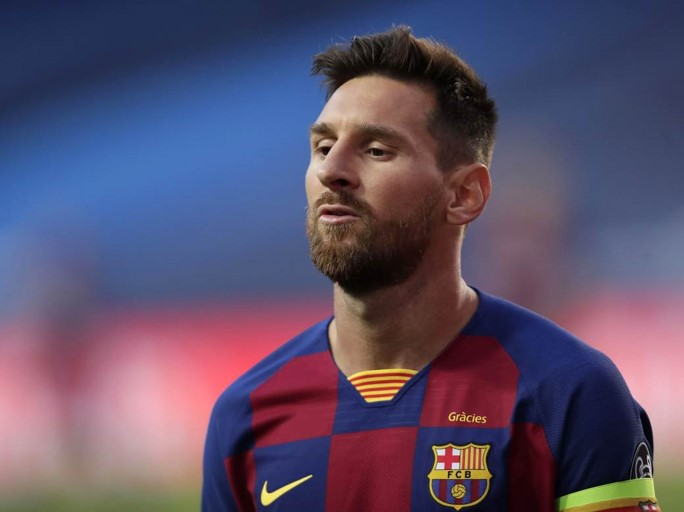
#> input picture src/image1.jpg, 684 x 512 px, found by its file name
$ python task.py
#> lines starting #> are read from the running program, lines starting #| are printed output that depends on the picture
#> further down, img is the input picture: shape (512, 684, 3); mean B, G, R 105.8, 80, 92.3
from __future__ import print_function
import cv2
import matplotlib.pyplot as plt
import numpy as np
import argparse


def CambiarTamaño(image, width=None, height=None, inter=cv2.INTER_AREA):
    # inicializar las dimensiones de la imagen que se cambiará de tamaño y
    # toma el tamaño de la imagen
#> called with width = 1026, height = 768, inter = 3
    dim = None
    (h, w) = image.shape[:2]
#> h = 512; w = 684

    # si tanto el ancho como el alto son None, entonces devuelve la
    # imagen original
    if width is None and height is None:
        return image

    # compruebe si el ancho es None
    if width is None:
        # calcular la relación de la altura y construir las
        # dimensiones
        r = height / float(h)
        dim = (int(w * r), height)

    # de lo contrario, la altura es None
    else:
        # calcular la relación del ancho y construir las
        # dimensiones
        r = width / float(w)
#> r = 1.5
        dim = (width, int(h * r))
#> dim = (1026, 768)

    # cambiar el tamaño de la imagen
    resized = cv2.resize(image, dim, interpolation=inter)

    # devolver la imagen redimensionada
    return resized


def RotarImagen(image, angulo):
    # Obteniendo las imensiones de la imagen
#> called with angulo = 15
    rows, cols, channels = image.shape
#> rows = 512; cols = 684; channels = 3
    # Obtener los aparametros de rotacion
    M = cv2.getRotationMatrix2D((cols/2, rows/2), angulo, 1)
    # rotar la imagen dado el angulo
    rotate = cv2.warpAffine(image, M, (cols, rows))
    # devolver la imagen rotada
    return rotate


def BajarSubirBrillo(image, gamma=1.0):
    # construir una tabla de búsqueda mapeando los valores de píxel [0, 255] a
    # sus valores gamma ajustados
#> called with gamma = 0.4
    invGamma = 1.0 / gamma
    table = np.array([((i / 255.0) ** invGamma) * 255
                      for i in np.arange(0, 256)]).astype("uint8")
    # aplicar la corrección gamma usando la tabla de búsqueda
    return cv2.LUT(image, table)
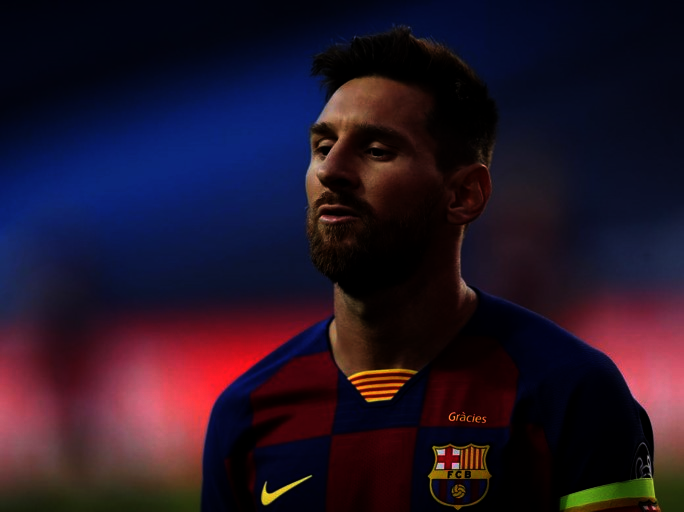
#> returned value: shape (512, 684, 3); mean of channels 0, 1, 2 38.2, 20.7, 35.2; drawn as B, G, R


def match_template(image, template):
    '''Funcion: permite el emparejamiento de plantillas
       para encontrar una plantilla en una imagen mediante
       los metodos de coincidencia disponibles de OpenCV
       Input:
         * image   : imagen de origen
         * template: imagen de plantilla
       Output:
         * area y posicion de coincidencia mas alta
        '''
    # --convertir las imagenes de BGR a RGB
    image = cv2.cvtColor(image, cv2.COLOR_BGR2RGB)
    template = cv2.cvtColor(template, cv2.COLOR_BGR2RGB)

    # -- mostrar las imagenes
    plt.imshow(image)
    plt.imshow(template)
    # --dimensiones de la plantilla
    template.shape
    # --lista con los nombres de diferentes métodos de coincidencia de plantillas.
    methods = ["cv2.TM_CCOEFF", "cv2.TM_CCOEFF_NORMED", "cv2.TM_CCORR",
               "cv2.TM_CCORR_NORMED", "cv2.TM_SQDIFF", "cv2.TM_SQDIFF_NORMED"]

    # --obtener los resultados para cada metodo
    for m in methods:
        #
        img_copy = image.copy()
        method = eval(m)
        # comparamos las imagenes T y I con la funcion cv2.matchTemplate
        # res: es  la matriz resultante
        res = cv2.matchTemplate(img_copy, template, method)
        # recuperamos el valor minimo y maximo(min_val, max_val)
        # recuperacoms sus ubicaciones(min_loc, max_loc)
        min_val, max_val, min_loc, max_loc = cv2.minMaxLoc(res)

        # Si los metodos son cv2.TM_SQDIFF y cv2.TM_SQDIFF_NORMED
        # entonces tendremos que encontrar el valor mas bajo(mejor emparejamiento)
        if method in [cv2.TM_SQDIFF, cv2.TM_SQDIFF_NORMED]:
            top_left = min_loc
        else:
            top_left = max_loc
        print("Loc mejor emparejamiento:", top_left)
        # definicmos los puntos x1, y1 y x2, y2
        # que nos ayudarán a dibujar un rectángulo.
        height, width, channels = template.shape
        bottom_right = (top_left[0]+width, top_left[1]+height)
        # dibujamos el rectangulo con los puntos
        cv2.rectangle(img_copy, top_left, bottom_right, (0, 255, 0), 6)
        # Mostramos resultados
        plt.subplot(121)
        plt.imshow(res)
        plt.title("TEMPLATE MATCHING MAP")
        plt.subplot(122)
        plt.imshow(img_copy)
        plt.title("TEMPLATE DETECTION")
        plt.suptitle(m)
        plt.show()
        print("\n")


# Imagen de Messi
img = cv2.imread("image1.jpg")


# Cambio de tamaño la imagen de Messi
image_cambio_tamaño = CambiarTamaño(
    img, width=1026, height=768, inter=cv2.INTER_AREA)


# Rotamos la imagen de Messi
imagen_rotada = RotarImagen(image=img, angulo=15)


# Cambiamos el brillo
imagen_oscura = BajarSubirBrillo(img, gamma=0.4)

# --------------------------------------------------------------
# leemos el template
template = cv2.imread("template1.jpg")
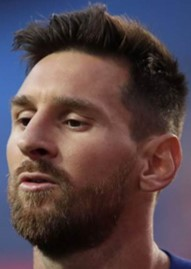
#> input picture src/template1.jpg, 191 x 269 px, found by its file name
#> template is the input picture: shape (269, 191, 3); mean B, G, R 74, 69.9, 87.7

# ------ AQUI PROBAMOS CON EL TAMAÑO ------
match_template(image=image_cambio_tamaño, template=template)
#> the loop in match_template, `for m in methods:` made 6 passes
#> (min_val, max_val, min_loc, top_left, bottom_right) on passes 1 to 4: (-142521456, 135450272, (835, 499), (244, 496), (435, 765)), (-0.326, 0.468, (684, 68), (553, 73), (744, 342)), (600078080, 1.85e+09, (732, 499), (125, 478), (316, 747)), (0.584, 0.863, (788, 499), (3, 338), (194, 607))
#> (min_val, max_val, max_loc, top_left, bottom_right) on passes 5 to 6: (332704480, 1.5e+09, (142, 480), (556, 73), (747, 342)), (0.287, 0.878, (835, 499), (736, 179), (927, 448))
#| Loc mejor emparejamiento: (244, 496)
#| Loc mejor emparejamiento: (553, 73)
#| Loc mejor emparejamiento: (125, 478)
#| Loc mejor emparejamiento: (3, 338)
#| Loc mejor emparejamiento: (556, 73)
#| Loc mejor emparejamiento: (736, 179)

# ------ AQUI PROBAMOS CON EL ROTAMIENTO ------
match_template(image=imagen_rotada, template=template)
#> the loop in match_template (call 2), `for m in methods:` made 6 passes
#> (min_val, max_val, min_loc, top_left, bottom_right) on passes 1 to 4: (-70680176, 235686624, (436, 201), (278, 20), (469, 289)), (-0.247, 0.696, (0, 50), (279, 21), (470, 290)), (634373824, 1.58e+09, (434, 243), (51, 243), (242, 512)), (0.592, 0.916, (493, 227), (279, 20), (470, 289))
#> (min_val, max_val, max_loc, top_left, bottom_right) on passes 5 to 6: (208131728, 1.16e+09, (115, 243), (279, 21), (470, 290)), (0.168, 0.818, (493, 228), (279, 20), (470, 289))
#| Loc mejor emparejamiento: (278, 20)
#| Loc mejor emparejamiento: (279, 21)
#| Loc mejor emparejamiento: (51, 243)
#| Loc mejor emparejamiento: (279, 20)
#| Loc mejor emparejamiento: (279, 21)
#| Loc mejor emparejamiento: (279, 20)
#> pass 1, in match_template (call 2), `plt.show()`:
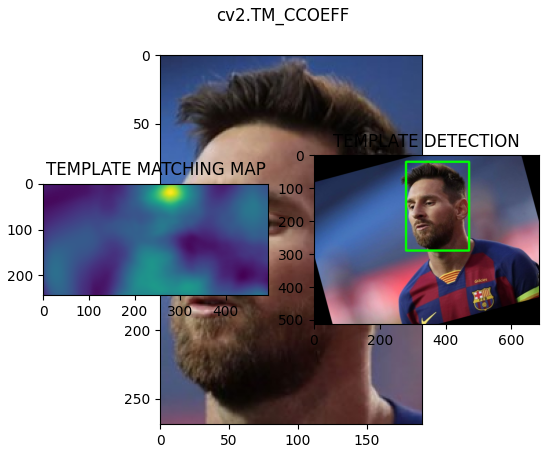
#> figure drawn by matplotlib, 3 panels
#> after the loop in match_template (call 2), `for m in methods:`:
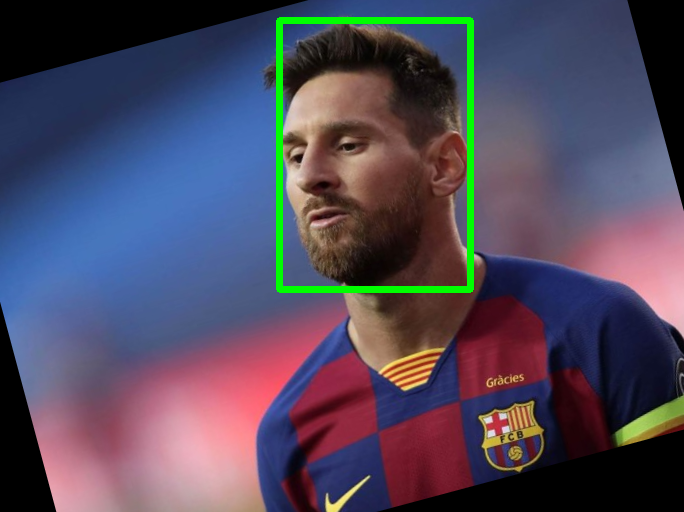
#> img_copy: shape (512, 684, 3); mean R, G, B 80.7, 73.2, 92.3
#> after the loop in match_template (call 2), `for m in methods:`:
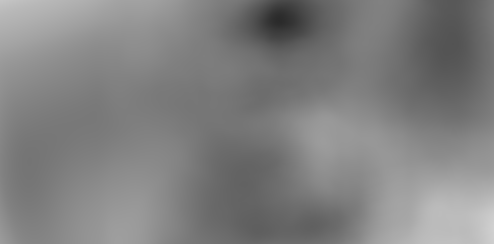
#> res: shape (244, 494) float32; min 0.168, max 0.818, mean 0.505

# ------ AQUI PROBAMOS CON EL ROTAMIENTO ------
match_template(image=imagen_oscura, template=template)
#> the loop in match_template (call 3), `for m in methods:` made 6 passes
#> (min_val, max_val, min_loc, top_left, bottom_right) on passes 1 to 4: (-51516008, 181289584, (71, 176), (300, 28), (491, 297)), (-0.196, 0.805, (410, 39), (300, 28), (491, 297)), (149376528, 786383616, (392, 243), (0, 218), (191, 487)), (0.388, 0.835, (392, 243), (300, 28), (491, 297))
#> (min_val, max_val, max_loc, top_left, bottom_right) on passes 5 to 6: (561049024, 1.08e+09, (392, 243), (0, 231), (191, 500)), (0.537, 1, (0, 0), (0, 225), (191, 494))
#| Loc mejor emparejamiento: (300, 28)
#| Loc mejor emparejamiento: (300, 28)
#| Loc mejor emparejamiento: (0, 218)
#| Loc mejor emparejamiento: (300, 28)
#| Loc mejor emparejamiento: (0, 231)
#| Loc mejor emparejamiento: (0, 225)
#> pass 1, in match_template (call 3), `res = cv2.matchTemplate(img_copy, template, method)`:
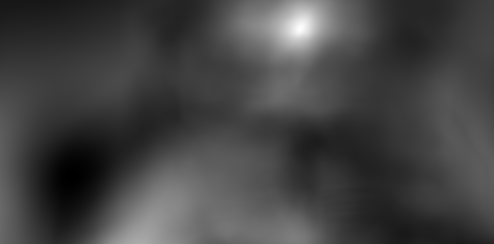
#> res: shape (244, 494) float32; min -51516008, max 181289584, mean 10447503; drawn with min black and max white
#> after the loop in match_template (call 3), `for m in methods:`:
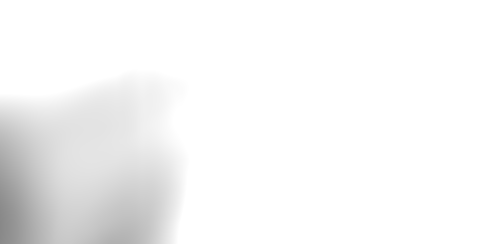
#> res: shape (244, 494) float32; min 0.537, max 1, mean 0.963

# Como se puede observar el algoritmo de Template matching no suele ser muy robusto ante el aspecto del cambio de tamanio la rotacion o el oscurecimeintod e las imagenes(a menos que tanto la imagen I, como el template presenten las mismas condiciones). Podríamos experimentar uesto resalizando los siguientes experimentos
